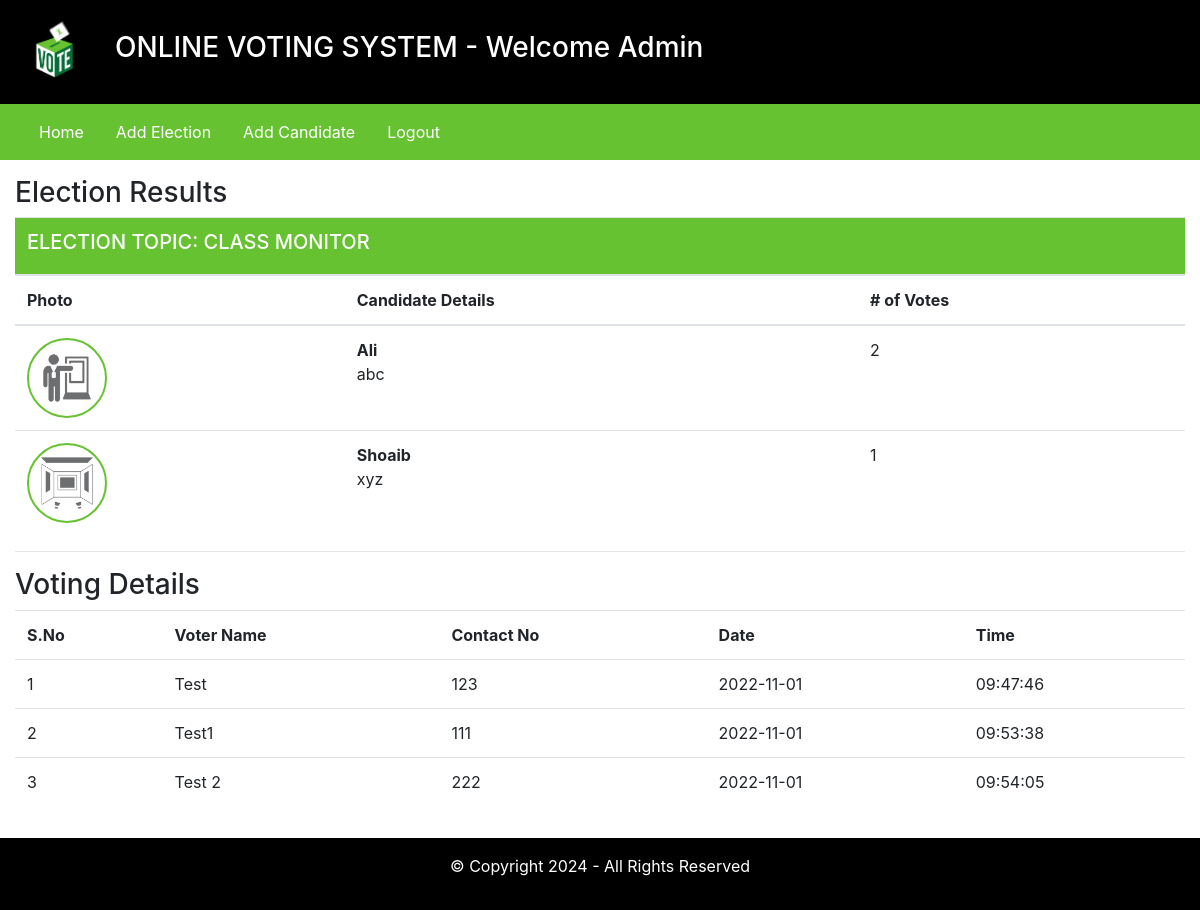
Page /admin/index.php?viewResult=2 (signed in) on the earlier database version.
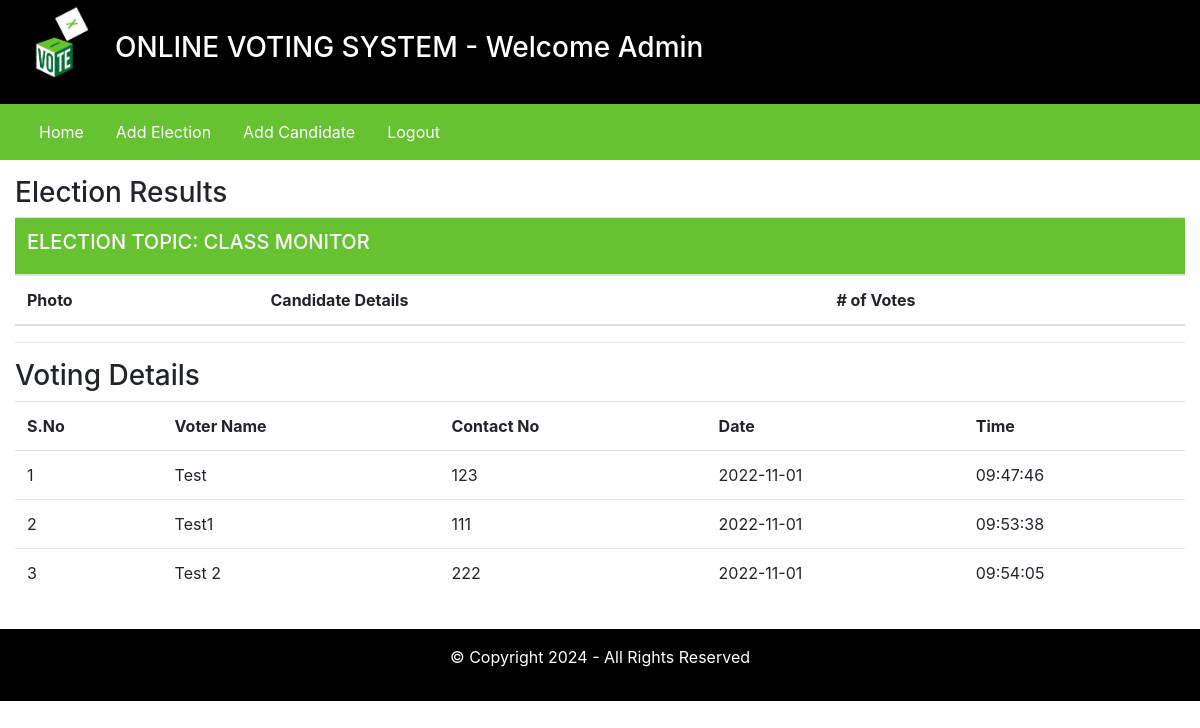
Same page on the later database version.
### tables this page shows
CREATE TABLE `elections` (
  `id` int(11) NOT NULL,
  `election_topic` varchar(255) DEFAULT NULL,
  `no_of_candidates` int(11) DEFAULT NULL,
  `starting_date` date DEFAULT NULL,
  `ending_date` date DEFAULT NULL,
  `status` varchar(45) DEFAULT NULL,
  `inserted_by` varchar(255) DEFAULT NULL,
  `inserted_on` date DEFAULT NULL
);

CREATE TABLE `candidate_details` (
  `id` int(11) NOT NULL,
  `election_id` int(11) DEFAULT NULL,
  `candidate_name` varchar(255) DEFAULT NULL,
  `candidate_details` text DEFAULT NULL,
  `candidate_photo` text DEFAULT NULL,
  `inserted_by` varchar(255) DEFAULT NULL,
  `inserted_on` date DEFAULT NULL
);

CREATE TABLE `votings` (
  `id` int(11) NOT NULL,
  `election_id` int(11) DEFAULT NULL,
  `voters_id` int(11) DEFAULT NULL,
  `candidate_id` int(11) NOT NULL,
  `vote_date` date DEFAULT NULL,
  `vote_time` time DEFAULT NULL
);

CREATE TABLE `users` (
  `id` int(11) NOT NULL,
  `username` varchar(255) DEFAULT NULL,
  `contact_no` varchar(45) DEFAULT NULL,
  `password` text DEFAULT NULL,
  `user_role` varchar(45) DEFAULT NULL
);

### admin/inc/viewResults.php (the view, shortened to what this page needs)
<?php
    $election_id = $_GET['viewResult'];
?>
<div class="row my-3">
        <div class="col-12">
            <h3> Election Results </h3>
            <?php
                $fetchingActiveElections = mysqli_query($db, "SELECT * FROM elections WHERE id = '". $election_id ."'") or die(mysqli_error($db));
                $totalActiveElections = mysqli_num_rows($fetchingActiveElections);
                if($totalActiveElections > 0)
                {
                    while($data = mysqli_fetch_assoc($fetchingActiveElections))
                    {
                        $election_id = $data['id'];
                        $election_topic = $data['election_topic'];
                ?>
                        <table class="table">
                            <thead>
                                <tr>
                                    <th colspan="4" class="bg-green text-white"><h5> ELECTION TOPIC: <?php echo strtoupper($election_topic); ?></h5></th>
                                </tr>
                                <tr>
                                    <th> Photo </th>
                                    <th> Candidate Details </th>
                                    <th> # of Votes </th>
                                </tr>
                            </thead>
                            <tbody>
                            <?php
                                $fetchingCandidates = mysqli_query($db, "SELECT * FROM candidate_details WHERE election_id = '". $election_id ."'") or die(mysqli_error($db));
                                while($candidateData = mysqli_fetch_assoc($fetchingCandidates))
                                {
                                    $candidate_id = $candidateData['id'];
                                    $candidate_photo = $candidateData['candidate_photo'];
                                    $fetchingVotes = mysqli_query($db, "SELECT * FROM votings WHERE candidate_id = '". $candidate_id . "'") or die(mysqli_error($db));
                                    $totalVotes = mysqli_num_rows($fetchingVotes);
                            ?>
                                    <tr>
                                        <td> <img src="<?php echo $candidate_photo; ?>" class="candidate_photo"> </td>
                                        <td><?php echo "<b>" . $candidateData['candidate_name'] . "</b><br />" . $candidateData['candidate_details']; ?></td>
                                        <td><?php echo $totalVotes; ?></td>
                                    </tr>
                            <?php
                                }
                            ?>
                            </tbody>
                        </table>
                <?php
                    }
                }else {
                    echo "No any active election.";
                }
            ?>
            <hr>
            <h3>Voting Details</h3>
            <?php
                $fetchingVoteDetails = mysqli_query($db, "SELECT * FROM votings WHERE election_id = '". $election_id ."'");
                $number_of_votes = mysqli_num_rows($fetchingVoteDetails);
                if($number_of_votes > 0)
                {
                    $sno = 1;
            ?>
                    <table class="table">
                        <tr>
                            <th>S.No</th>
                            <th>Voter Name</th>
                            <th>Contact No</th>
                            <th>Date </th>
                            <th>Time</th>
                        </tr>
            <?php
                    while($data = mysqli_fetch_assoc($fetchingVoteDetails))
                        {
                            $voters_id = $data['voters_id'];
                            $fetchingUsername = mysqli_query($db, "SELECT * FROM users WHERE id = '". $voters_id ."'") or die(mysqli_error($db));
                            $isDataAvailable = mysqli_num_rows($fetchingUsername);
                            $userData = mysqli_fetch_assoc($fetchingUsername);
                            if($isDataAvailable > 0)
                            {
                                $username = $userData['username'];
                                $contact_no = $userData['contact_no'];
                            }else {
                                $username = "No_Data";
                                $contact_no = $userData['contact_no'];
                            }
                ?>
                            <tr>
                                <td><?php echo $sno++; ?></td>
                                <td><?php echo $username; ?></td>
                                <td><?php echo $contact_no; ?></td>
                                <td><?php echo $data['vote_date']; ?></td>
                                <td><?php echo $data['vote_time']; ?></td>
                            </tr>
                <?php
                        }
                        echo "</table>";
                    }else {
                        echo "No any vote detail is available!";
                    }
                ?>
        </div>
    </div>

### admin/inc/header.php (shortened to what this page needs)
<!DOCTYPE html>
<html lang="en">
<head>
    <link rel="stylesheet" href="../assets/css/bootstrap.min.css">
    <link rel="stylesheet" href="../assets/css/style.css">
</head>
<body>
    <div class="container-fluid">
        <div class="row bg-black text-white">
            <div class="col-1">
                <img src="../assets/images/logo.gif" width="80px"/>
            </div>
            <div class="col-11 my-auto">
                <h3> ONLINE VOTING SYSTEM - Welcome Admin</h3>
            </div>
        </div>

### admin/inc/navigation.php (shortened to what this page needs)
<div class="row bg-green">
    <div class="col-12 bg-green">
    <nav class="navbar navbar-expand-lg navbar-light bg-green">
    <div class="collapse navbar-collapse" id="navbarSupportedContent">
        <ul class="navbar-nav mr-auto">
        <li class="nav-item">
            <a class="nav-link text-white mr-3" href="index.php?homepage=1">Home</a>
        </li>
        <li class="nav-item">
            <a class="nav-link text-white mr-3" href="index.php?addElectionPage=1">Add Election</a>
        </li>
        <li class="nav-item">
            <a class="nav-link text-white mr-3" href="index.php?addCandidatePage=1">Add Candidate</a>
        </li>
        <li class="nav-item">
            <a class="nav-link text-white mr-3" href="logout.php">Logout</a>
        </li>
         </ul>
    </div>
    </nav>
</div>
</div>

### admin/index.php
<?php
    require_once("inc/header.php");
    require_once("inc/navigation.php");
    if(isset($_GET['homepage']))
    {
        require_once("inc/homepage.php");
    }else if(isset($_GET['addElectionPage']))
    {
        require_once("inc/add_elections.php");
    }else if(isset($_GET['addCandidatePage']))
    {
        require_once("inc/add_candidates.php");
    }else if(isset($_GET['viewResult']))
    {
        require_once("inc/viewResults.php");
    }
?>
<?php
    require_once("inc/footer.php");
?>

### admin/inc/footer.php (shortened to what this page needs)
    <div class="row bg-black text-center text-white">
        <div class="col-12 my-3">
            <p> &copy; Copyright 2024 - All Rights Reserved  <br />
            </p>
        </div>
    </div>
</div>
</body>
</html>

### assets/css/style.css (style rules this page uses)
.text-white { color: #fff; }
.bg-black { background-color: #000; }
.bg-green { background-color: #67C232; }
.candidate_photo { width: 80px; height: 80px; border: 2px solid #67C232; border-radius: 100%; }

Differences in the rows shown:
removed candidate_details: candidate_photo (picture), candidate_name "Ali", candidate_details "abc", totalVotes "2"
removed candidate_details: candidate_photo (picture), candidate_name "Shoaib", candidate_details "xyz", totalVotes "1"
